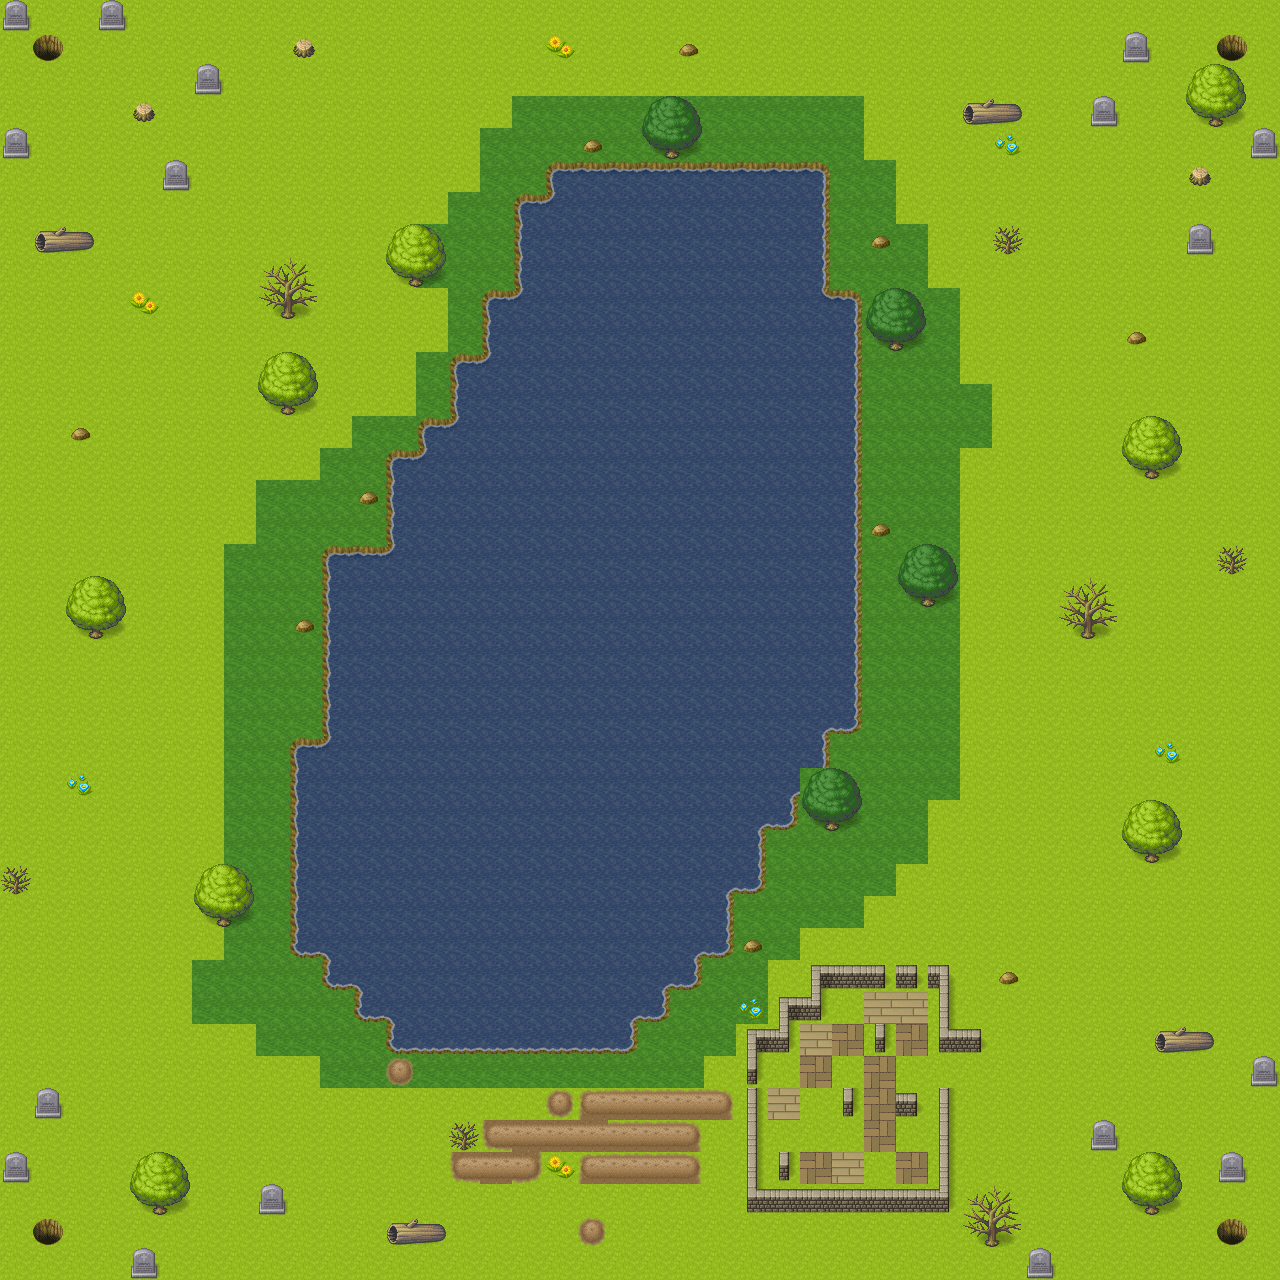

Tiled map render using the project's own tile images. Description and the map definition, with tile-layer contents summarised, below:
An orthogonal 40x40 tile map with 32x32 px tiles, 2 tile layers (logic, roof_deco2), 6 tilesets.

<map version="1.5" tiledversion="1.7.2" orientation="orthogonal" renderorder="right-down" width="40" height="40" tilewidth="32" tileheight="32" infinite="0" nextlayerid="3" nextobjectid="1">
 <tileset firstgid="1" source="MegaPixelArt32x32pxIcons_SpriteSheet.tsx" />
 <tileset firstgid="505" name="[Base]BaseChip_pipo" tilewidth="32" tileheight="32" tilecount="1064" columns="8">
  <image source="Pipoya RPG Tileset 32x32/[Base]BaseChip_pipo.png" width="256" height="4256" />
 </tileset>
 <tileset firstgid="1569" name="LightShadow_pipo" tilewidth="32" tileheight="32" tilecount="48" columns="8">
  <image source="Pipoya RPG Tileset 32x32/LightShadow_pipo.png" width="256" height="192" />
 </tileset>
 <tileset firstgid="1617" name="[A]Dirt_pipo" tilewidth="32" tileheight="32" tilecount="336" columns="8">
  <image source="Pipoya RPG Tileset 32x32/SampleMap/[A]Dirt_pipo.png" width="256" height="1344" />
 </tileset>
 <tileset firstgid="1953" name="[A]Flower_pipo" tilewidth="32" tileheight="32" tilecount="96" columns="8">
  <image source="Pipoya RPG Tileset 32x32/SampleMap/[A]Flower_pipo.png" width="256" height="384" />
 </tileset>
 <tileset firstgid="2049" name="[A]Water_pipo" tilewidth="32" tileheight="32" tilecount="3072" columns="64">
  <image source="Pipoya RPG Tileset 32x32/SampleMap/[A]Water_pipo.png" width="2048" height="1536" />
 </tileset>
 <layer id="1" name="logic" width="40" height="40">
  <data>[1600 cells, 1600 non-empty, 6 distinct tile ids]</data>
 </layer>
 <layer id="2" name="roof_deco2" width="40" height="40">
  <data>[1600 cells, 285 non-empty, 52 distinct tile ids]</data>
 </layer>
</map>
